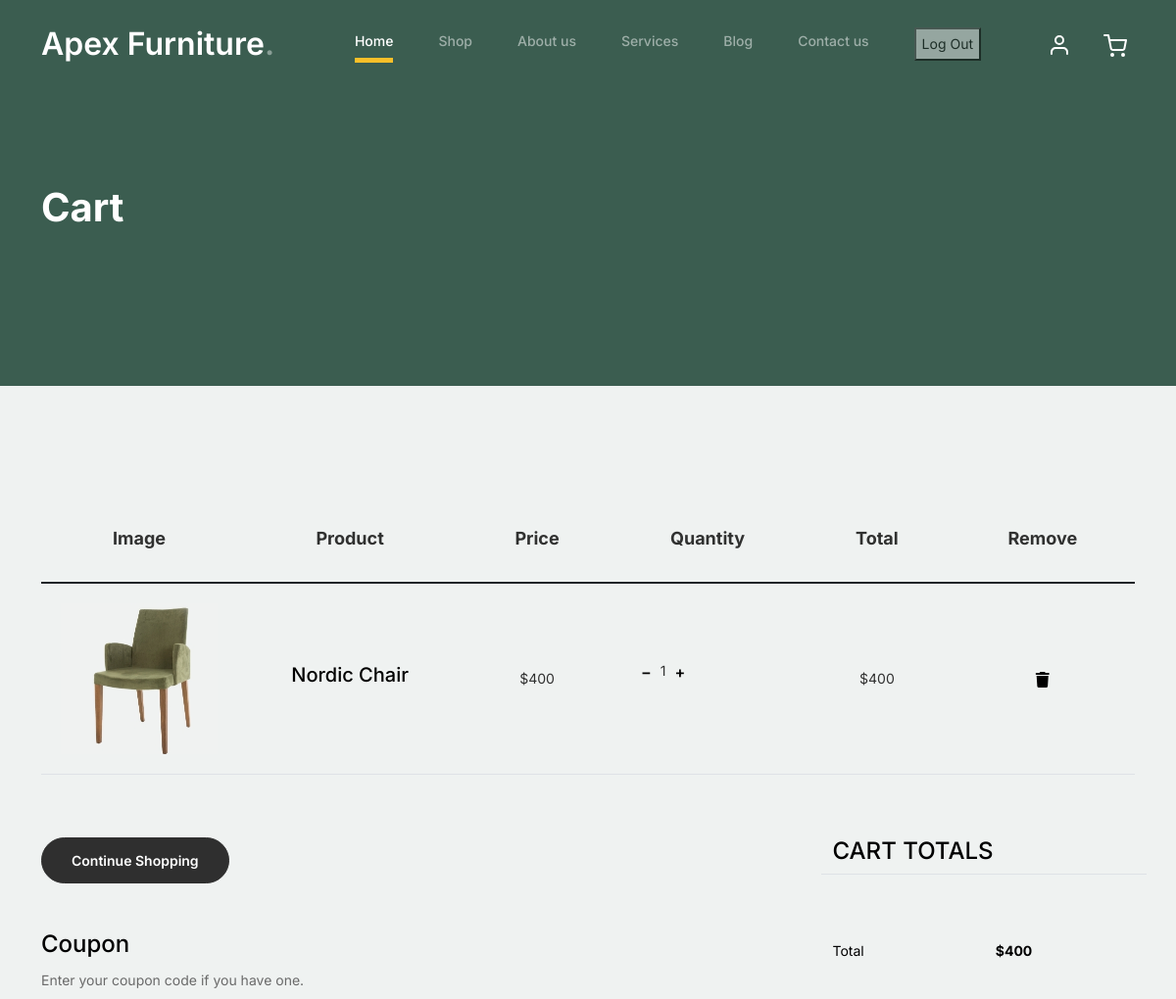
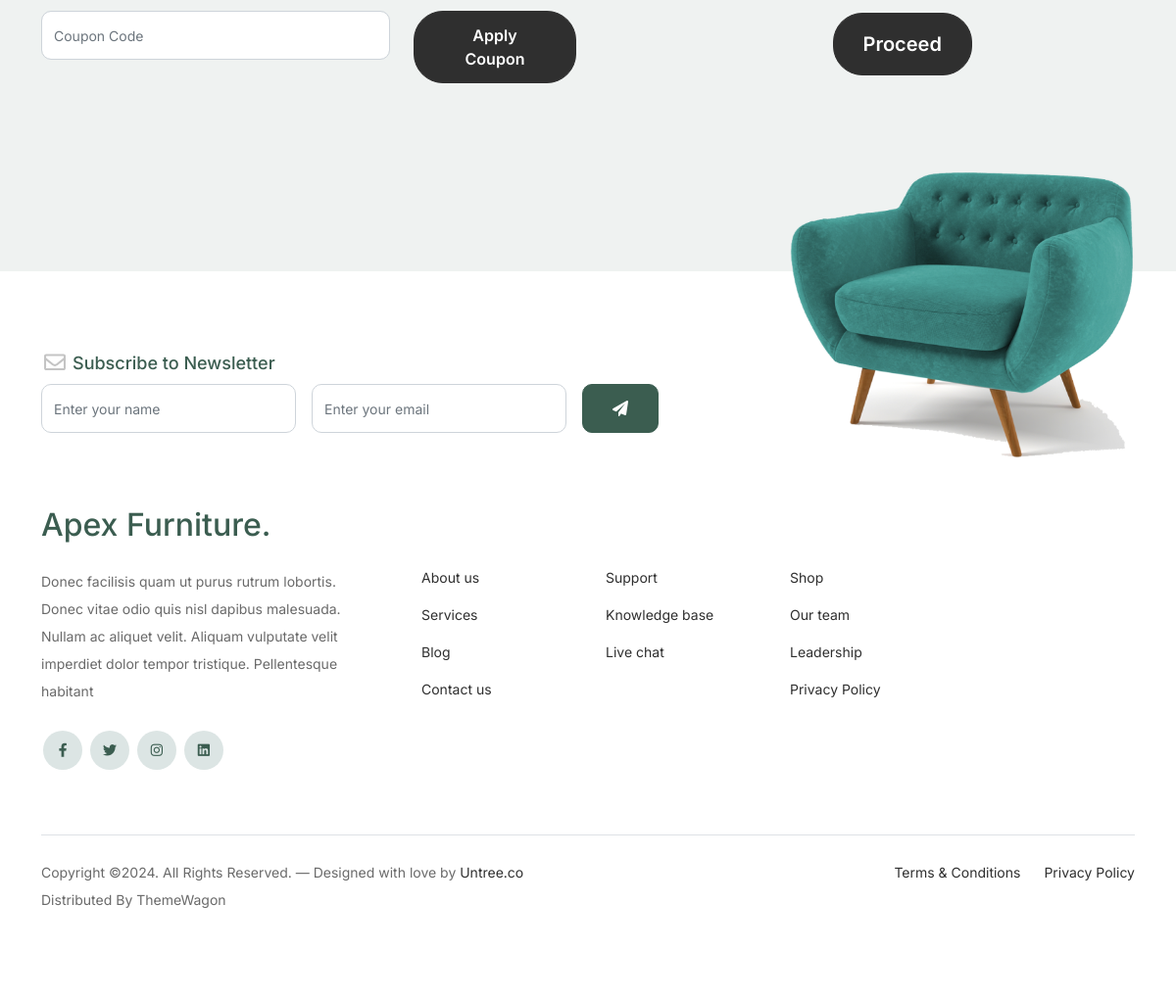
Screenshot of /cart/sul/ (signed in) with the database file from the repository (2 pictures, top to bottom).
### furn/models.py (models this page shows, shortened)
class OrderItem(models.Model):
    product = models.ForeignKey(Product, on_delete=models.CASCADE)
    quantity = models.IntegerField(default=1)
    user = models.ForeignKey(User, on_delete=models.CASCADE)
    ordered = models.BooleanField(default=False)
    def prod(self):
        prod = self.product.price * self.quantity
        return prod

class Product(models.Model):
    name = models.CharField(max_length=150)
    price = models.IntegerField()
    image = models.ImageField(upload_to='products')
    slug = models.SlugField(null=True, blank=True)

### furn/views.py (the view)
# urls.py: path('cart/<str:user>/', views.cart, name="cart"),
@login_required(login_url='login')
def cart(request, user):
    cart = OrderItem.objects.filter(user=request.user, ordered=False)
    total = 0
    for i in cart:
        quantity = i.quantity
        price = i.product.price
        prant = quantity * price
        total = total + prant
    context ={"cart": cart, "total": total}
    return render(request, "cart.html", context)

### templates/cart.html (shortened to what this page needs)
{% extends "navbar.html" %}
{% load static %}
{% block content %}
			<div class="hero">
				<div class="container">
					<div class="row justify-content-between">
						<div class="col-lg-5">
							<div class="intro-excerpt">
								<h1>Cart</h1>
							</div>
						</div>
						<div class="col-lg-7">
						</div>
					</div>
				</div>
			</div>
		<div class="untree_co-section before-footer-section">
            <div class="container">
              <div class="row mb-5">
                <form class="col-md-12" method="post">
                  <div class="site-blocks-table">
                    <table class="table">
                      <thead>
                        <tr>
                          <th class="product-thumbnail">Image</th>
                          <th class="product-name">Product</th>
                          <th class="product-price">Price</th>
                          <th class="product-quantity">Quantity</th>
                          <th class="product-total">Total</th>
                          <th class="product-remove">Remove</th>
                        </tr>
                      </thead>
                      <tbody>
						{% for car in cart  %}
                        <tr>
                          <td class="product-thumbnail">
                            <img src="{{car.product.image.url}}" alt="Image" class="img-fluid">
                          </td>
                          <td class="product-name">
                            <h2 class="h5 text-black">{{car.product.name}}</h2>
                          </td>
                          <td>${{car.product.price}}</td>
                          <td>
                            <div class="input-group mb-3 d-flex align-items-center quantity-container" style="max-width: 120px;">
                              <a href="{% url 'reduce-quantity' car.product.slug %}">
                                <div class="input-group-prepend">
                                  <button class="btn btn-outline-black decrease" type="button">&minus;</button>
                                </div>
                              </a>
                              <div class="input-group-prepend">
                                <span id="item{{car.product.slug}}">{{car.quantity}}</span>
                              </div>
                              <a href="{% url 'add-quantity' car.product.slug %}">
                                <div class="input-group-prepend">
                                  <button class="btn btn-outline-black decrease" type="button">&plus;</button>
                                </div>
                              </a>
                              </div>
                            </div>
							<td>
								${{car.prod}}
                            </td>
							<td>
								<a href="{% url 'delete' car.product.slug %}" class="btn btn-black btn-small"><i class="fa-solid fa-trash"></i></a>
							</td>
						{% endfor %}
                  </div>
              </div>
              <div class="row">
                <div class="col-md-6">
                  <div class="row mb-5">
                    <div class="col-md-6">
                      <a href="{% url 'shop' %}">
                      <button class="btn btn-outline-black btn-sm btn-block">Continue Shopping</button>
                    </a>
                    </div>
                  </div>
                  <div class="row">
                    <div class="col-md-12">
                      <label class="text-black h4" for="coupon">Coupon</label>
                      <p>Enter your coupon code if you have one.</p>
                    </div>
                    <div class="col-md-8 mb-3 mb-md-0">
                      <input type="text" class="form-control py-3" id="coupon" placeholder="Coupon Code">
                    </div>
                    <div class="col-md-4">
                      <button class="btn btn-black">Apply Coupon</button>
                    </div>
                  </div>
                </div>
                <div class="col-md-6 pl-5">
                  <div class="row justify-content-end">
                    <div class="col-md-7">
                      <div class="row">
                        <div class="col-md-12 text-right border-bottom mb-5">
                          <h3 class="text-black h4 text-uppercase">Cart Totals</h3>
                        </div>
                      </div>
                      <div class="row mb-5">
                        <div class="col-md-6">
                          <span class="text-black">Total</span>
                        </div>
                        <div class="col-md-6 text-right">
                          <strong class="text-black">${{total}}</strong>
                        </div>
                      </div>
                      <div class="row">
                        <div class="col-md-12">
                          <a href="{% url 'checkout' %}">
                          <button class="btn btn-black btn-lg py-3 btn-block">Proceed</button>
                        </a>
                        </div>
                      </div>
                    </div>
                  </div>
                </div>
              </div>
            </div>
{% endblock content %}

### furn/static/css/style.css (style rules this page uses)
body { overflow-x: hidden; position: relative; }
body { font-family: "Inter", sans-serif; font-weight: 400; line-height: 28px; color: #6a6a6a; font-size: 14px; background-color: #eff2f1; }
a { text-decoration: none; -webkit-transition: .3s all ease; -o-transition: .3s all ease; transition: .3s all ease; color: #2f2f2f; text-decoration: underline; }
.hero { background: #3b5d50; padding: calc(4rem - 30px) 0 0rem 0; }
@media (min-width: 768px) { .hero { padding: calc(4rem - 30px) 0 4rem 0; } }
@media (min-width: 992px) { .hero { padding: calc(8rem - 30px) 0 8rem 0; } }
.hero .intro-excerpt { position: relative; z-index: 4; }
@media (min-width: 992px) { .hero .intro-excerpt { max-width: 450px; } }
.hero h1 { font-weight: 700; color: #ffffff; margin-bottom: 30px; }
.btn { font-weight: 600; padding: 12px 30px; border-radius: 30px; color: #ffffff; background: #2f2f2f; border-color: #2f2f2f; }
.before-footer-section { padding: 7rem 0 12rem 0 !important; }
.untree_co-section { padding: 7rem 0; }
.form-control { height: 50px; border-radius: 10px; font-family: "Inter", sans-serif; }
.site-blocks-table { overflow: auto; }
.site-blocks-table .product-thumbnail { width: 200px; }
.site-blocks-table .btn { padding: 2px 10px; }
.site-blocks-table thead th { padding: 30px; text-align: center; border-width: 0px !important; vertical-align: middle; color: rgba(0, 0, 0, 0.8); font-size: 18px; }
.site-blocks-table td { padding: 20px; text-align: center; vertical-align: middle; color: rgba(0, 0, 0, 0.8); }
.site-blocks-table tbody tr:first-child td { border-top: 1px solid #3b5d50 !important; }
.site-blocks-table .btn { background: none !important; color: #000000; border: none; height: auto !important; }

### rows the page displays
OrderItem: product.image (picture), product.name "Nordic Chair", product.price "400", quantity "1", prod "400"

### other values shown
{{ total }} "400"
